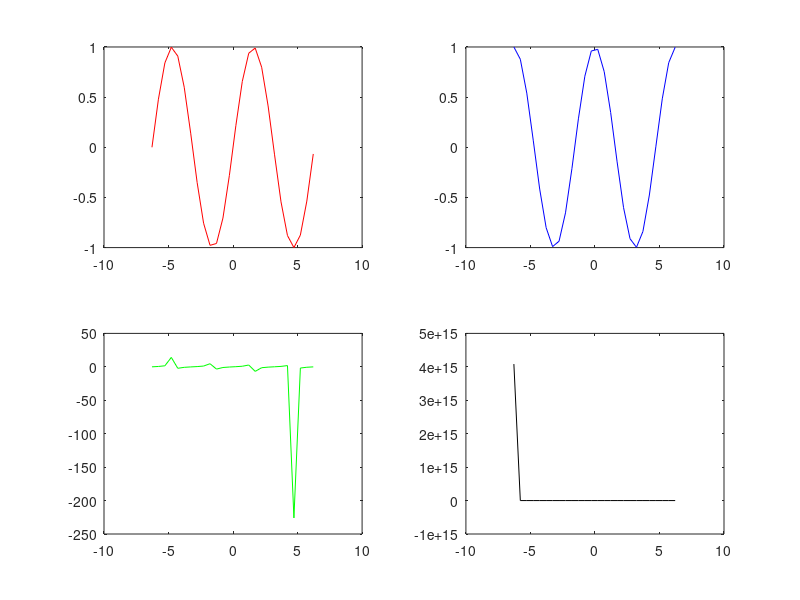

The MATLAB script that drew this image:


clc
clear
clf
x= -2*pi:0.5:2*pi;
subplot(2,2,1);
plot(x, sin(x),'r');
subplot(2,2,2);
plot(x, cos(x),'b');
subplot(2,2,3);
plot(x, tan(x),'g');
subplot(2,2,4);
plot(x, cot(x),'k');


 
 
